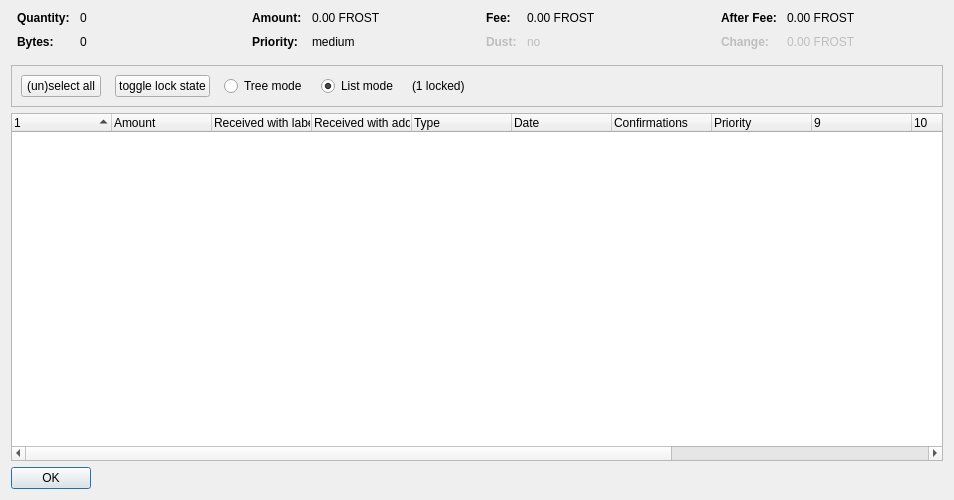
<?xml version="1.0" encoding="UTF-8"?>
<ui version="4.0">
 <class>CoinControlDialog</class>
 <widget class="QDialog" name="CoinControlDialog">
  <property name="geometry">
   <rect>
    <x>0</x>
    <y>0</y>
    <width>954</width>
    <height>500</height>
   </rect>
  </property>
  <property name="windowTitle">
   <string>Coin Selection</string>
  </property>
  <layout class="QVBoxLayout" name="verticalLayout">
   <item>
    <layout class="QHBoxLayout" name="horizontalLayoutTop" stretch="0,0,0,0">
     <property name="topMargin">
      <number>0</number>
     </property>
     <property name="bottomMargin">
      <number>10</number>
     </property>
     <item>
      <layout class="QFormLayout" name="formLayoutCoinControl1">
       <property name="horizontalSpacing">
        <number>10</number>
       </property>
       <property name="verticalSpacing">
        <number>10</number>
       </property>
       <property name="leftMargin">
        <number>6</number>
       </property>
       <property name="rightMargin">
        <number>6</number>
       </property>
       <item row="0" column="0">
        <widget class="QLabel" name="labelCoinControlQuantityText">
         <property name="font">
          <font>
           <weight>75</weight>
           <bold>true</bold>
          </font>
         </property>
         <property name="text">
          <string>Quantity:</string>
         </property>
        </widget>
       </item>
       <item row="0" column="1">
        <widget class="QLabel" name="labelCoinControlQuantity">
         <property name="cursor">
          <cursorShape>IBeamCursor</cursorShape>
         </property>
         <property name="contextMenuPolicy">
          <enum>Qt::ActionsContextMenu</enum>
         </property>
         <property name="text">
          <string notr="true">0</string>
         </property>
         <property name="textInteractionFlags">
          <set>Qt::LinksAccessibleByMouse|Qt::TextSelectableByKeyboard|Qt::TextSelectableByMouse</set>
         </property>
        </widget>
       </item>
       <item row="1" column="0">
        <widget class="QLabel" name="labelCoinControlBytesText">
         <property name="font">
          <font>
           <weight>75</weight>
           <bold>true</bold>
          </font>
         </property>
         <property name="text">
          <string>Bytes:</string>
         </property>
        </widget>
       </item>
       <item row="1" column="1">
        <widget class="QLabel" name="labelCoinControlBytes">
         <property name="cursor">
          <cursorShape>IBeamCursor</cursorShape>
         </property>
         <property name="contextMenuPolicy">
          <enum>Qt::ActionsContextMenu</enum>
         </property>
         <property name="text">
          <string notr="true">0</string>
         </property>
         <property name="textInteractionFlags">
          <set>Qt::LinksAccessibleByMouse|Qt::TextSelectableByKeyboard|Qt::TextSelectableByMouse</set>
         </property>
        </widget>
       </item>
      </layout>
     </item>
     <item>
      <layout class="QFormLayout" name="formLayoutCoinControl2">
       <property name="horizontalSpacing">
        <number>10</number>
       </property>
       <property name="verticalSpacing">
        <number>10</number>
       </property>
       <property name="leftMargin">
        <number>6</number>
       </property>
       <property name="rightMargin">
        <number>6</number>
       </property>
       <item row="0" column="0">
        <widget class="QLabel" name="labelCoinControlAmountText">
         <property name="font">
          <font>
           <weight>75</weight>
           <bold>true</bold>
          </font>
         </property>
         <property name="text">
          <string>Amount:</string>
         </property>
        </widget>
       </item>
       <item row="0" column="1">
        <widget class="QLabel" name="labelCoinControlAmount">
         <property name="cursor">
          <cursorShape>IBeamCursor</cursorShape>
         </property>
         <property name="contextMenuPolicy">
          <enum>Qt::ActionsContextMenu</enum>
         </property>
         <property name="text">
          <string notr="true">0.00 FROST</string>
         </property>
         <property name="textInteractionFlags">
          <set>Qt::LinksAccessibleByMouse|Qt::TextSelectableByKeyboard|Qt::TextSelectableByMouse</set>
         </property>
        </widget>
       </item>
       <item row="1" column="0">
        <widget class="QLabel" name="labelCoinControlPriorityText">
         <property name="font">
          <font>
           <weight>75</weight>
           <bold>true</bold>
          </font>
         </property>
         <property name="text">
          <string>Priority:</string>
         </property>
        </widget>
       </item>
       <item row="1" column="1">
        <widget class="QLabel" name="labelCoinControlPriority">
         <property name="cursor">
          <cursorShape>IBeamCursor</cursorShape>
         </property>
         <property name="contextMenuPolicy">
          <enum>Qt::ActionsContextMenu</enum>
         </property>
         <property name="text">
          <string>medium</string>
         </property>
         <property name="textInteractionFlags">
          <set>Qt::LinksAccessibleByMouse|Qt::TextSelectableByKeyboard|Qt::TextSelectableByMouse</set>
         </property>
        </widget>
       </item>
      </layout>
     </item>
     <item>
      <layout class="QFormLayout" name="formLayoutCoinControl3">
       <property name="horizontalSpacing">
        <number>10</number>
       </property>
       <property name="verticalSpacing">
        <number>10</number>
       </property>
       <property name="leftMargin">
        <number>6</number>
       </property>
       <property name="rightMargin">
        <number>6</number>
       </property>
       <item row="0" column="0">
        <widget class="QLabel" name="labelCoinControlFeeText">
         <property name="font">
          <font>
           <weight>75</weight>
           <bold>true</bold>
          </font>
         </property>
         <property name="text">
          <string>Fee:</string>
         </property>
        </widget>
       </item>
       <item row="0" column="1">
        <widget class="QLabel" name="labelCoinControlFee">
         <property name="cursor">
          <cursorShape>IBeamCursor</cursorShape>
         </property>
         <property name="contextMenuPolicy">
          <enum>Qt::ActionsContextMenu</enum>
         </property>
         <property name="text">
          <string notr="true">0.00 FROST</string>
         </property>
         <property name="textInteractionFlags">
          <set>Qt::LinksAccessibleByMouse|Qt::TextSelectableByKeyboard|Qt::TextSelectableByMouse</set>
         </property>
        </widget>
       </item>
       <item row="1" column="0">
        <widget class="QLabel" name="labelCoinControlLowOutputText">
         <property name="enabled">
          <bool>false</bool>
         </property>
         <property name="font">
          <font>
           <weight>75</weight>
           <bold>true</bold>
          </font>
         </property>
         <property name="text">
          <string>Dust:</string>
         </property>
        </widget>
       </item>
       <item row="1" column="1">
        <widget class="QLabel" name="labelCoinControlLowOutput">
         <property name="enabled">
          <bool>false</bool>
         </property>
         <property name="cursor">
          <cursorShape>IBeamCursor</cursorShape>
         </property>
         <property name="contextMenuPolicy">
          <enum>Qt::ActionsContextMenu</enum>
         </property>
         <property name="text">
          <string>no</string>
         </property>
         <property name="textInteractionFlags">
          <set>Qt::LinksAccessibleByMouse|Qt::TextSelectableByKeyboard|Qt::TextSelectableByMouse</set>
         </property>
        </widget>
       </item>
      </layout>
     </item>
     <item>
      <layout class="QFormLayout" name="formLayoutCoinControl4">
       <property name="horizontalSpacing">
        <number>10</number>
       </property>
       <property name="verticalSpacing">
        <number>10</number>
       </property>
       <property name="leftMargin">
        <number>6</number>
       </property>
       <property name="rightMargin">
        <number>6</number>
       </property>
       <item row="0" column="0">
        <widget class="QLabel" name="labelCoinControlAfterFeeText">
         <property name="font">
          <font>
           <weight>75</weight>
           <bold>true</bold>
          </font>
         </property>
         <property name="text">
          <string>After Fee:</string>
         </property>
        </widget>
       </item>
       <item row="0" column="1">
        <widget class="QLabel" name="labelCoinControlAfterFee">
         <property name="cursor">
          <cursorShape>IBeamCursor</cursorShape>
         </property>
         <property name="contextMenuPolicy">
          <enum>Qt::ActionsContextMenu</enum>
         </property>
         <property name="text">
          <string notr="true">0.00 FROST</string>
         </property>
         <property name="textInteractionFlags">
          <set>Qt::LinksAccessibleByMouse|Qt::TextSelectableByKeyboard|Qt::TextSelectableByMouse</set>
         </property>
        </widget>
       </item>
       <item row="1" column="0">
        <widget class="QLabel" name="labelCoinControlChangeText">
         <property name="enabled">
          <bool>false</bool>
         </property>
         <property name="font">
          <font>
           <weight>75</weight>
           <bold>true</bold>
          </font>
         </property>
         <property name="text">
          <string>Change:</string>
         </property>
        </widget>
       </item>
       <item row="1" column="1">
        <widget class="QLabel" name="labelCoinControlChange">
         <property name="enabled">
          <bool>false</bool>
         </property>
         <property name="cursor">
          <cursorShape>IBeamCursor</cursorShape>
         </property>
         <property name="contextMenuPolicy">
          <enum>Qt::ActionsContextMenu</enum>
         </property>
         <property name="text">
          <string notr="true">0.00 FROST</string>
         </property>
         <property name="textInteractionFlags">
          <set>Qt::LinksAccessibleByMouse|Qt::TextSelectableByKeyboard|Qt::TextSelectableByMouse</set>
         </property>
        </widget>
       </item>
      </layout>
     </item>
    </layout>
   </item>
   <item>
    <widget class="QFrame" name="frame">
     <property name="minimumSize">
      <size>
       <width>0</width>
       <height>40</height>
      </size>
     </property>
     <property name="frameShape">
      <enum>QFrame::StyledPanel</enum>
     </property>
     <property name="frameShadow">
      <enum>QFrame::Sunken</enum>
     </property>
     <layout class="QHBoxLayout" name="horizontalLayout">
      <item>
       <layout class="QHBoxLayout" name="horizontalLayoutPanel" stretch="0,0,0,0,0,0">
        <property name="spacing">
         <number>14</number>
        </property>
        <item>
         <widget class="QPushButton" name="pushButtonSelectAll">
          <property name="sizePolicy">
           <sizepolicy hsizetype="Maximum" vsizetype="Fixed">
            <horstretch>0</horstretch>
            <verstretch>0</verstretch>
           </sizepolicy>
          </property>
          <property name="text">
           <string>(un)select all</string>
          </property>
          <property name="autoDefault">
           <bool>false</bool>
          </property>
         </widget>
        </item>
        <item>
         <widget class="QPushButton" name="pushButtonToggleLock">
          <property name="sizePolicy">
           <sizepolicy hsizetype="Maximum" vsizetype="Fixed">
            <horstretch>0</horstretch>
            <verstretch>0</verstretch>
           </sizepolicy>
          </property>
          <property name="text">
           <string>toggle lock state</string>
          </property>
          <property name="autoDefault">
           <bool>false</bool>
          </property>
         </widget>
        </item>
        <item>
         <widget class="QRadioButton" name="radioTreeMode">
          <property name="sizePolicy">
           <sizepolicy hsizetype="Maximum" vsizetype="Fixed">
            <horstretch>0</horstretch>
            <verstretch>0</verstretch>
           </sizepolicy>
          </property>
          <property name="text">
           <string>Tree mode</string>
          </property>
         </widget>
        </item>
        <item>
         <widget class="QRadioButton" name="radioListMode">
          <property name="sizePolicy">
           <sizepolicy hsizetype="Maximum" vsizetype="Fixed">
            <horstretch>0</horstretch>
            <verstretch>0</verstretch>
           </sizepolicy>
          </property>
          <property name="text">
           <string>List mode</string>
          </property>
          <property name="checked">
           <bool>true</bool>
          </property>
         </widget>
        </item>
        <item>
         <widget class="QLabel" name="labelLocked">
          <property name="text">
           <string>(1 locked)</string>
          </property>
         </widget>
        </item>
        <item>
         <spacer name="horizontalSpacer">
          <property name="orientation">
           <enum>Qt::Horizontal</enum>
          </property>
          <property name="sizeHint" stdset="0">
           <size>
            <width>40</width>
            <height>20</height>
           </size>
          </property>
         </spacer>
        </item>
       </layout>
      </item>
     </layout>
    </widget>
   </item>
   <item>
    <widget class="CoinControlTreeWidget" name="treeWidget">
     <property name="contextMenuPolicy">
      <enum>Qt::CustomContextMenu</enum>
     </property>
     <property name="sortingEnabled">
      <bool>false</bool>
     </property>
     <property name="columnCount">
      <number>13</number>
     </property>
     <attribute name="headerShowSortIndicator" stdset="0">
      <bool>true</bool>
     </attribute>
     <attribute name="headerStretchLastSection">
      <bool>false</bool>
     </attribute>
     <column>
      <property name="text">
       <string/>
      </property>
     </column>
     <column>
      <property name="text">
       <string>Amount</string>
      </property>
     </column>
     <column>
      <property name="text">
       <string>Received with label</string>
      </property>
     </column>
     <column>
      <property name="text">
       <string>Received with address</string>
      </property>
     </column>
     <column>
      <property name="text">
       <string>Type</string>
      </property>
     </column>
     <column>
      <property name="text">
       <string>Date</string>
      </property>
     </column>
     <column>
      <property name="text">
       <string>Confirmations</string>
      </property>
      <property name="toolTip">
       <string>Confirmed</string>
      </property>
     </column>
     <column>
      <property name="text">
       <string>Priority</string>
      </property>
     </column>
     <column>
      <property name="text">
       <string/>
      </property>
     </column>
     <column>
      <property name="text">
       <string/>
      </property>
     </column>
     <column>
      <property name="text">
       <string/>
      </property>
     </column>
     <column>
      <property name="text">
       <string/>
      </property>
     </column>
     <column>
      <property name="text">
       <string/>
      </property>
     </column>
    </widget>
   </item>
   <item>
    <widget class="QDialogButtonBox" name="buttonBox">
     <property name="sizePolicy">
      <sizepolicy hsizetype="Maximum" vsizetype="Fixed">
       <horstretch>0</horstretch>
       <verstretch>0</verstretch>
      </sizepolicy>
     </property>
     <property name="orientation">
      <enum>Qt::Horizontal</enum>
     </property>
     <property name="standardButtons">
      <set>QDialogButtonBox::Ok</set>
     </property>
    </widget>
   </item>
  </layout>
 </widget>
 <customwidgets>
  <customwidget>
   <class>CoinControlTreeWidget</class>
   <extends>QTreeWidget</extends>
   <header>coincontroltreewidget.h</header>
  </customwidget>
 </customwidgets>
 <resources/>
 <connections/>
</ui>
